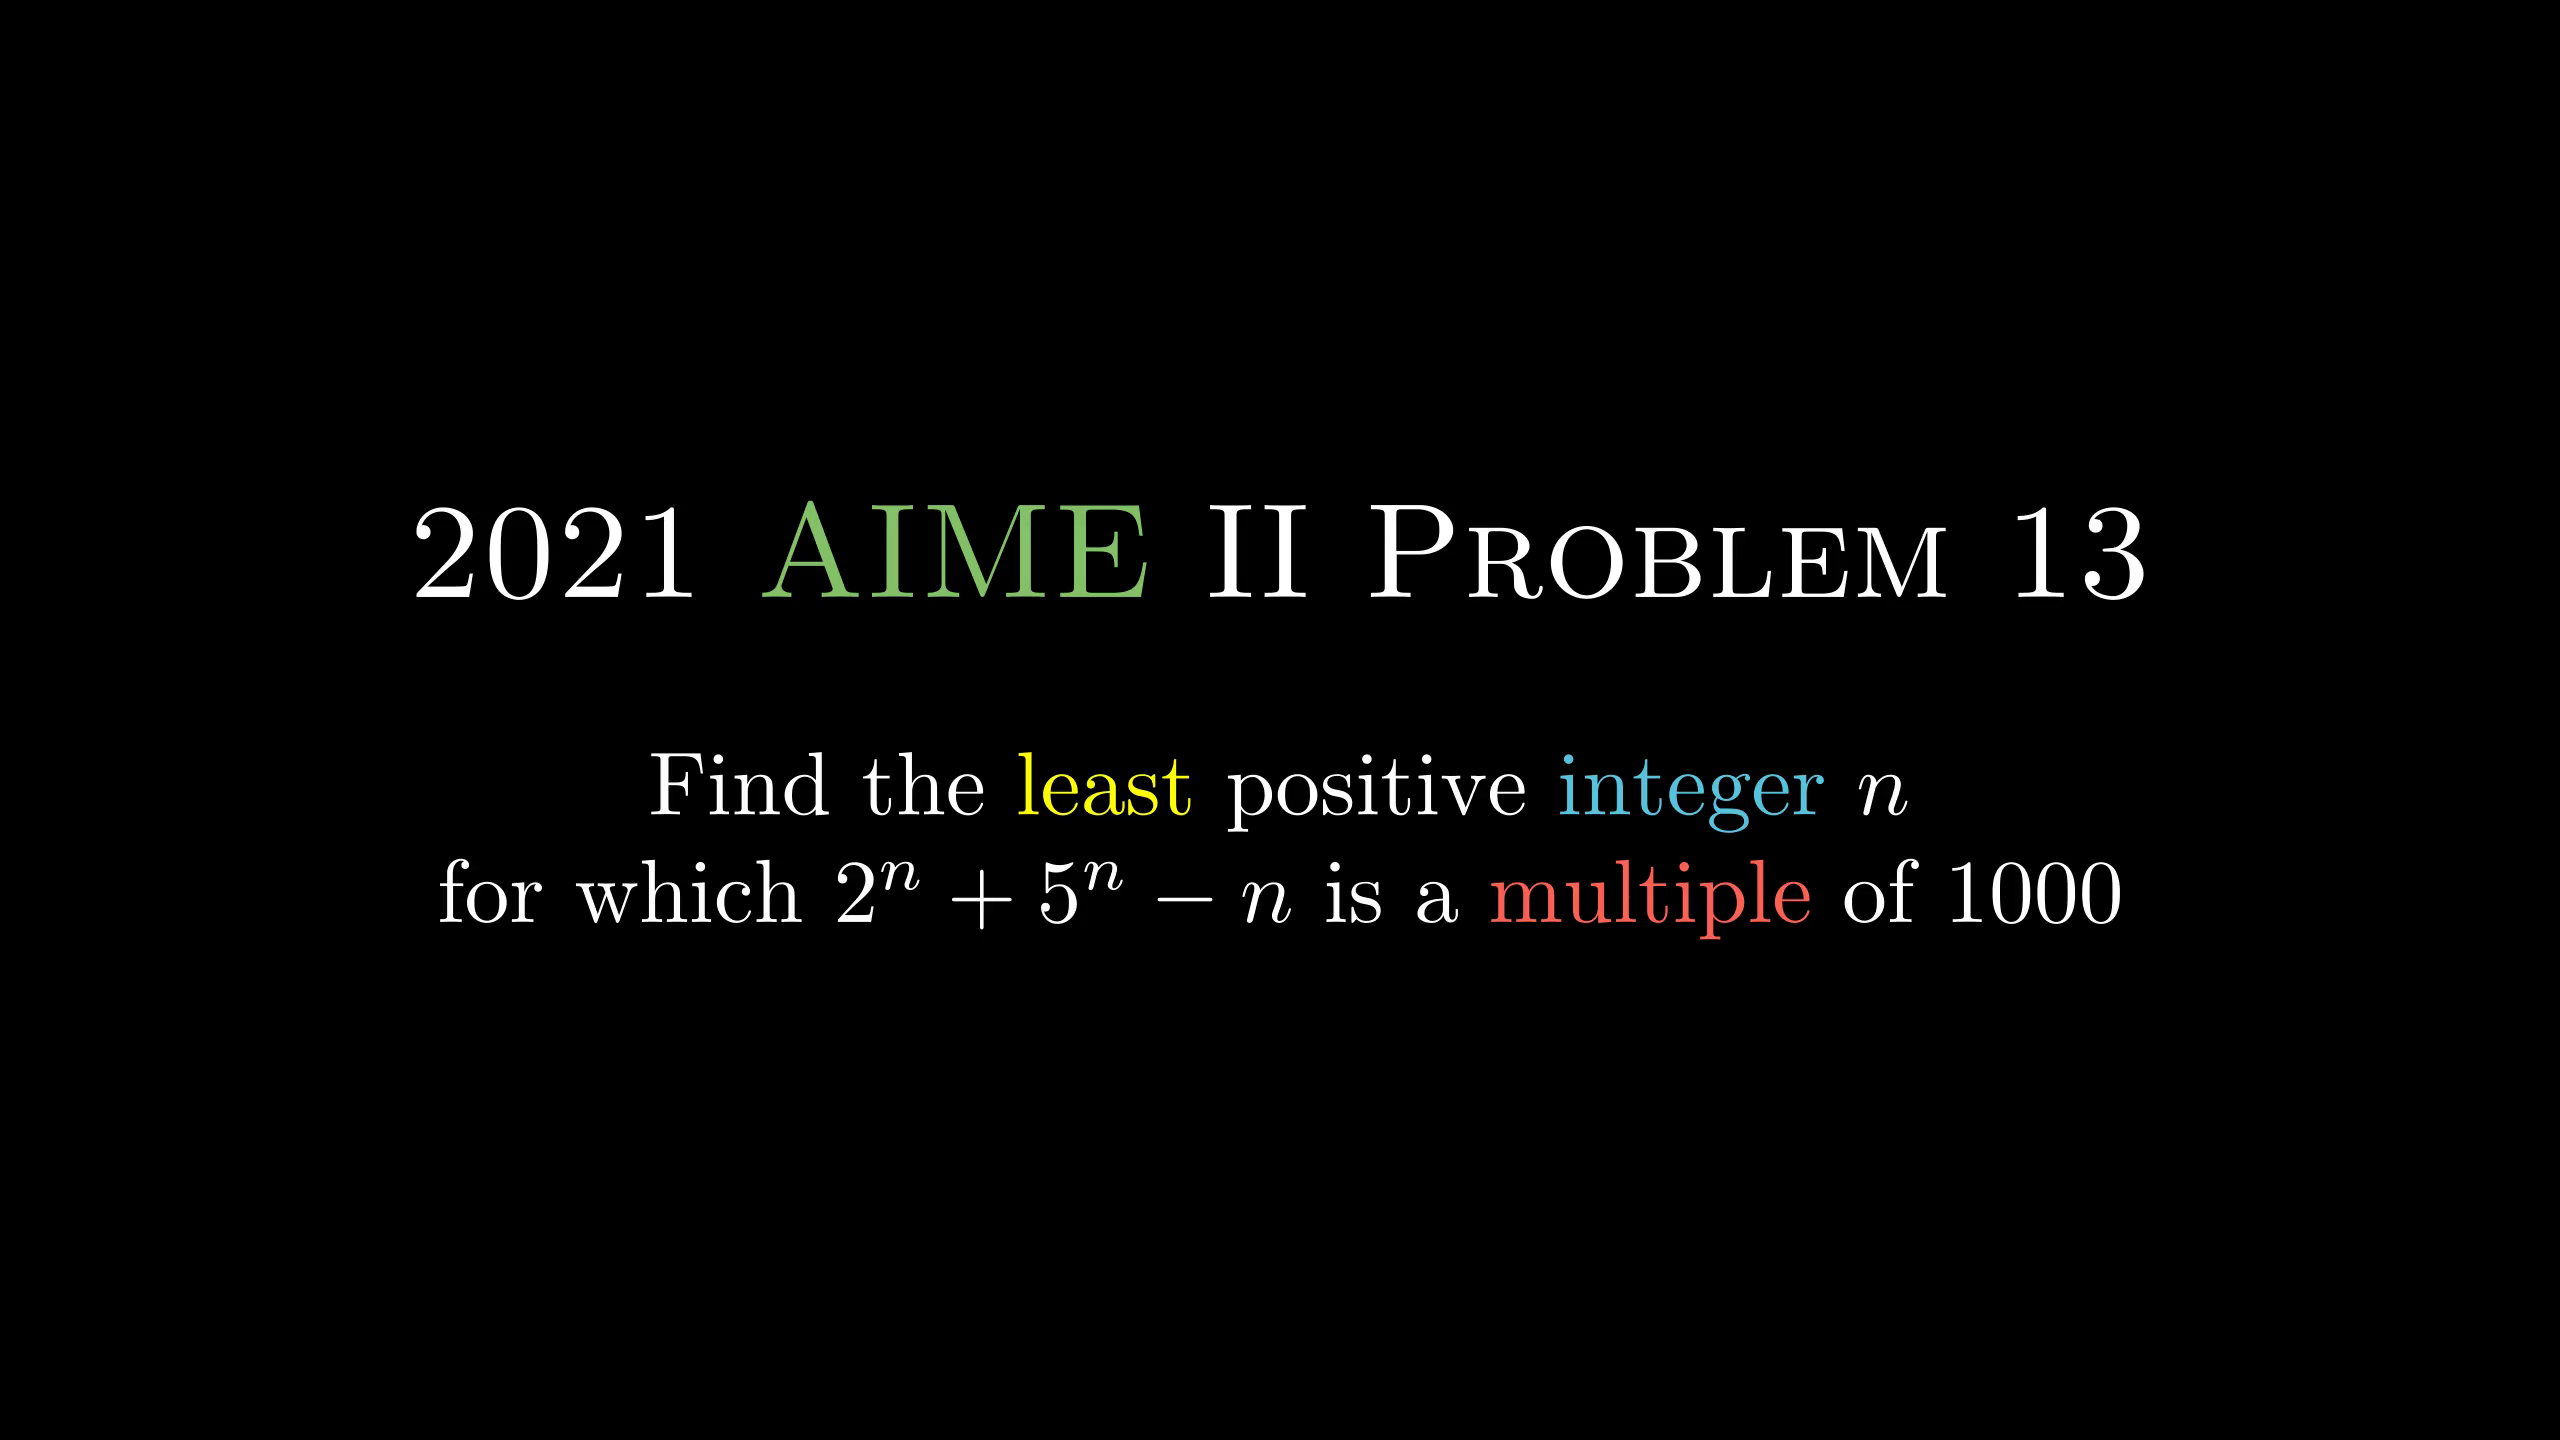

The Python source for this figure:
from manimlib.imports import *

class FooScene(Scene):
    def construct(self):
        title=TextMobject(r"\scshape 2021 AIME II Problem 13",
                tex_to_color_map={"AIME":GREEN}).scale(1.5)
        nothing=TextMobject("k")
        problm=TextMobject(r"Find the least positive integer $n$\\for which $2^n+5^n-n$ is a multiple of 1000",
                tex_to_color_map={"least":YELLOW,"integer":BLUE,"multiple":RED})
        VGroup(title,nothing,problm).arrange(DOWN)
        self.add(title,problm)
        self.wait()
